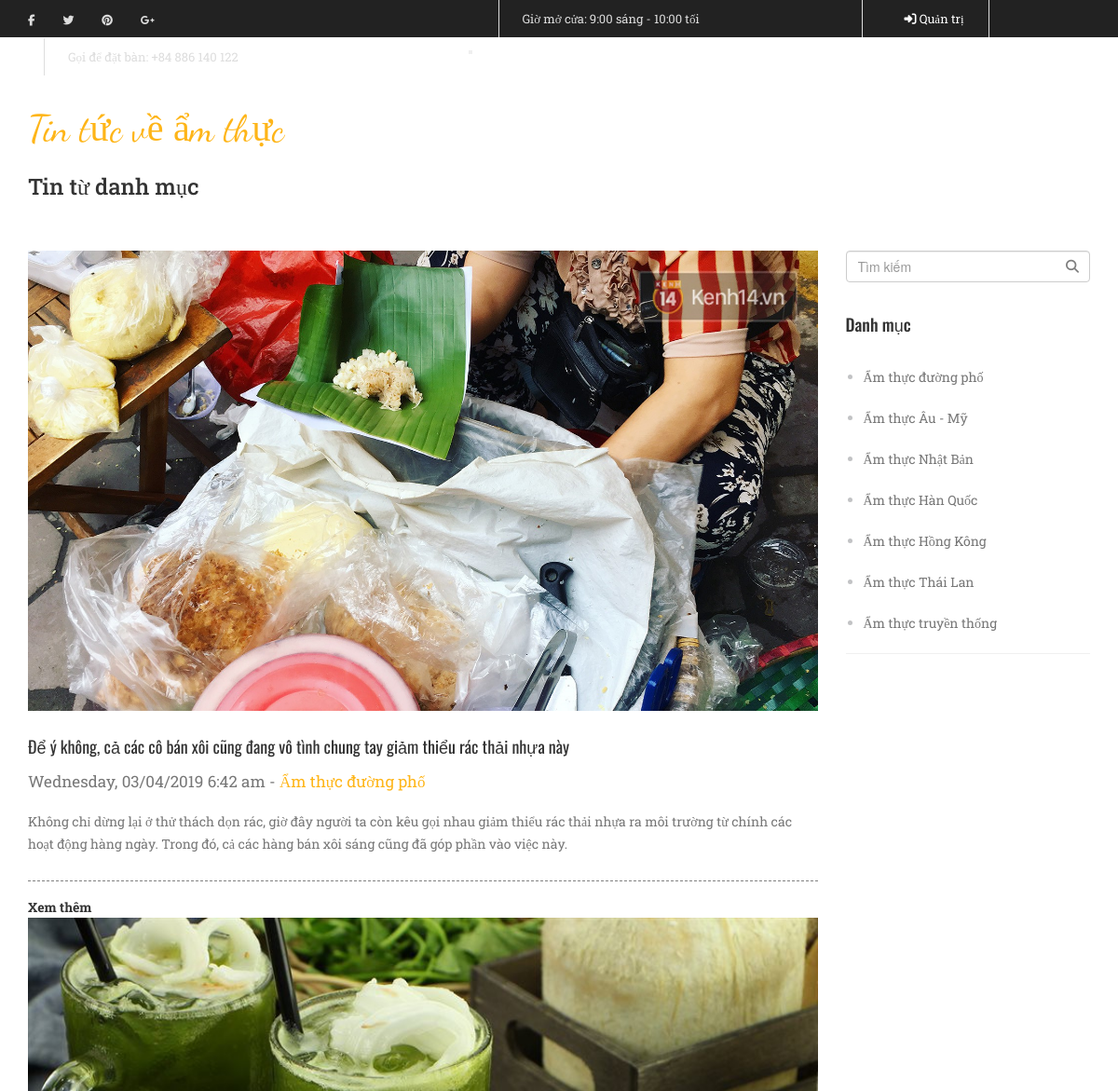
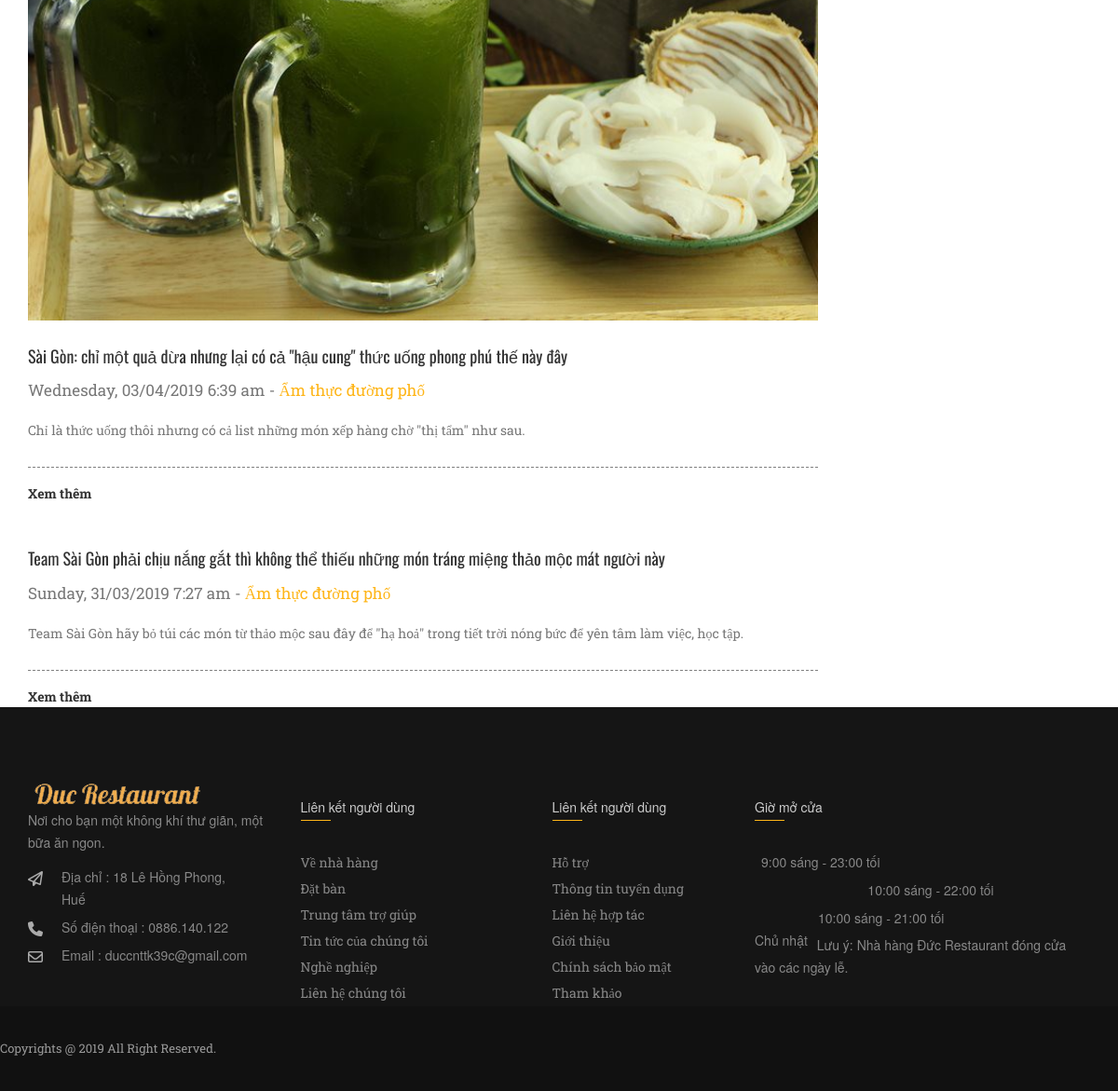
/newspage/LoadNewsByCate/2, run on the app's committed database (2 pictures, top to bottom).
### tables this page shows
CREATE TABLE `categories_news` (
  `id` int(11) NOT NULL,
  `name_catenews` varchar(255) NOT NULL
);

CREATE TABLE `news` (
  `id` int(11) NOT NULL,
  `title` varchar(255) NOT NULL,
  `id_catenews` int(11) NOT NULL,
  `content_news` text NOT NULL,
  `date_created` double NOT NULL,
  `image_news` text NOT NULL,
  `quote` text NOT NULL
);

### application/controllers/Newspage.php (called while the page is built, shortened)
<?php if ( ! defined('BASEPATH')) exit('No direct script access allowed');
class Newspage extends CI_Controller {
	public function __construct()
	{
		$this->load->model('news_model');
	}
	public function LoadNewsByCate($iddanhmuc)
	{
		$dl = $this->news_model->getNewsByCate($iddanhmuc);
		$danhmuc = $this->news_model->getDataCateNews();
		$mangdl = array(
			'dulieutin' => $dl,
			'danhmuctin' => $danhmuc
		);
		$this->load->view('catenews', $mangdl);
	}
}

### index.php (called while the page is built, shortened)
<?php
require_once BASEPATH.'core/CodeIgniter.php';

### application/models/news_model.php (called while the page is built, shortened)
<?php if ( ! defined('BASEPATH')) exit('No direct script access allowed');
class news_model extends CI_Model {
	public function getDataCateNews()
	{
		$this->db->select('*');
		$dl = $this->db->get('categories_news');
		$dl = $dl->result_array();
		return $dl;
	}
	public function getNewsByCate($iddanhmuc)
	{
		$this->db->select('*');
		$this->db->join('news', 'news.id_catenews = categories_news.id', 'left');
		$this->db->order_by('news.id', 'desc');
		$this->db->where('news.id_catenews', $iddanhmuc);
		$kq = $this->db->get('categories_news');
		$kq = $kq->result_array();
		return $kq;
	}
}

### application/views/catenews.php (the view, shortened to what this page needs)
<!DOCTYPE html>
<html lang="en">
<head>
	<link rel="stylesheet" href="<?php echo base_url() ?>vendor/bootstrap.css">
	<link rel="stylesheet" href="<?php echo base_url() ?>vendor/font-awesome.css">
 	<link rel="stylesheet" href="<?php echo base_url() ?>1.css">
</head>
<?php include 'header_home.php'; ?>
<div class="tieudenews">
		<div class="container">
	 		<div class="row">
	 			<div class="col-sm-12 text-xs-center wow flipInY" data-wow-delay="0s">
					<div class="tdtintuchome">
						<span class="fontdancing">Tin tức về ẩm thực</span>
						<h2 class="fontroboto">Tin từ danh mục</h2>
					</div>
				</div>
	 		</div>
	 	</div>
	</div>
	<section class="noidungtin">
		<div class="container">
			<div class="row">
				<div class="col-sm-9">
					<?php foreach ($dulieutin as $dstin): ?>
					<div class="mottinchuan mb-3 wow fadeInUp">
						<a href="<?php echo base_url() ?>newspage/newsDetail/<?= $dstin['id'] ?>"><img src="<?= $dstin['image_news'] ?>" alt=""></a>
						<a href="<?php echo base_url() ?>newspage/newsDetail/<?= $dstin['id'] ?>" class="tieudetin1 fontoswald"><?= $dstin['title'] ?></a>
						<div class="ngaythang1"><?= date('l, d/m/Y  G:i a',$dstin['date_created']) ?> - <span class="vang"> <?= $dstin['name_catenews'] ?></span></div>
						<p class="fontroboto"><?= $dstin['quote'] ?></p>
						<div class="docthem mb-2">
							<a href="<?php echo base_url() ?>newspage/newsDetail/<?= $dstin['id'] ?>" class="rm fontroboto">Xem thêm</a>
						</div>
					</div>
					<?php endforeach ?>
				</div>
				<div class="col-sm-3">
					<div class="phansearch  wow fadeInUp">
						<form action="<?php echo base_url() ?>newspage/searchTitle" method="POST" class="form-block">
							<input type="text" class="form-control phansearchct" name="searchtitle" placeholder="Tìm kiếm">
							<button type="submit" class="iconsearch"><i class="fa fa-search"></i></button>
						</form>
					</div>
					<div class="khoilistlink my-2  wow fadeInUp">
						<h3 class="fontoswald">Danh mục</h3>
						<ul class="fontroboto">
							<?php foreach ($danhmuctin as $dmtin): ?>
							<li><a href="<?php echo base_url() ?>newspage/LoadNewsByCate/<?= $dmtin['id'] ?>"><?= $dmtin['name_catenews'] ?></a></li>
							<?php endforeach ?>
						</ul>
					</div>
				</div>
			</div>
		</div>
	</section>
	<?php include "footer_home.php"; ?>
</body>
</html>

### 1.css (style rules this page uses)
.fontroboto { font-family: 'Roboto Slab', serif; }
.mottinchuan p.fontroboto { font-size: 14px; line-height: 24px; color: #777777; }
.fontoswald { font-family: 'Oswald', sans-serif; }
.fontdancing { font-family: 'Dancing Script', cursive; }
a.rm.fontroboto { text-decoration: none; color: #333333; font-size: 14px; font-weight: bold; }
.docthem { height: 40px; border-top: 1px dashed gray; padding-top: 17px; margin-top: 27px; color: #777777; font-size: 14px; }
.ngaythang1 { font-size: 17px; line-height: 24px; display: inline-block; font-family: "Roboto Slab", serif; padding-bottom: 19px; color: #777777; }
a.tieudetin1.fontoswald { color: #333333; font-size: 18px; padding: 26px 0 12px 0; display: block; }
.tdtintuchome h2 { font-size: 24px; color: #333333; margin-bottom: 55px; }
.tdtintuchome .fontdancing { font-size: 40px; color: #feb518; }
.mottinchuan img { width: 100%; }
span.vang { color: #feb518; }
* { margin: 0; padding: 0; }
.khoilistlink.my-2 { border-bottom: 1px solid #f0f0f0; }
.khoilistlink ul.fontroboto { color: #c2c3c5;margin-left: 19px; }
.khoilistlink ul li a { color: #777777; line-height: 44px; font-size: 14px; }
.khoilistlink h3.fontoswald { font-size: 18px; line-height: 50px; color: #333333; }
button.iconsearch { position: absolute; top: 6px; right: 12px; background: none; border: none; color: #7f7f7f; cursor: pointer; }
.phansearch { position: relative; }

### data on the page
categories_news: news.image_news (picture), news.title "Để ý không, cả các cô bán xôi cũng đang vô tình chung tay giảm thiểu rác thải nhựa này", news.date_created "Wednesday, 03/04/2019 6:42 am", name_catenews "Ẩm thực đường phố", news.quote "Không chỉ dừng lại ở thử thách dọn rác, giờ đây người ta còn kêu gọi nhau giảm thiểu rác thải nhựa ra môi trường từ chính các hoạt động hàng ngày. Trong đó, cả các hàng bán xôi sáng cũng đã góp phần vào việc này.", news.title "Sài Gòn: chỉ một quả dừa nhưng lại có cả \"hậu cung\" thức uống phong phú thế này đây", news.date_created "Wednesday, 03/04/2019 6:39 am", news.quote "Chỉ là thức uống thôi nhưng có cả list những món xếp hàng chờ \"thị tẩm\" như sau.", news.title "Team Sài Gòn phải chịu nắng gắt thì không thể thiếu những món tráng miệng thảo mộc mát người này", news.date_created "Sunday, 31/03/2019 7:27 am", news.quote "Team Sài Gòn hãy bỏ túi các món từ thảo mộc sau đây để \"hạ hoả\" trong tiết trời nóng bức để yên tâm làm việc, học tập."
categories_news: name_catenews "Ẩm thực Âu - Mỹ"
categories_news: name_catenews "Ẩm thực Nhật Bản"
categories_news: name_catenews "Ẩm thực Hàn Quốc"
categories_news: name_catenews "Ẩm thực Hồng Kông"
categories_news: name_catenews "Ẩm thực Thái Lan"
categories_news: name_catenews "Ẩm thực truyền thống"
